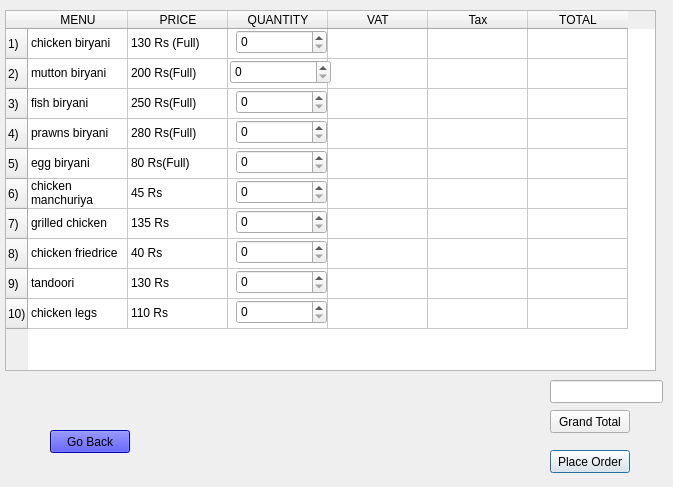
<?xml version="1.0" encoding="UTF-8"?>
<ui version="4.0">
 <class>NonvegDialog</class>
 <widget class="QDialog" name="NonvegDialog">
  <property name="geometry">
   <rect>
    <x>0</x>
    <y>0</y>
    <width>673</width>
    <height>487</height>
   </rect>
  </property>
  <property name="windowTitle">
   <string>Dialog</string>
  </property>
  <widget class="QTableWidget" name="tableWidget">
   <property name="geometry">
    <rect>
     <x>5</x>
     <y>10</y>
     <width>651</width>
     <height>361</height>
    </rect>
   </property>
   <row>
    <property name="text">
     <string>1)</string>
    </property>
   </row>
   <row>
    <property name="text">
     <string>2)</string>
    </property>
   </row>
   <row>
    <property name="text">
     <string>3)</string>
    </property>
   </row>
   <row>
    <property name="text">
     <string>4)</string>
    </property>
   </row>
   <row>
    <property name="text">
     <string>5)</string>
    </property>
   </row>
   <row>
    <property name="text">
     <string>6)</string>
    </property>
   </row>
   <row>
    <property name="text">
     <string>7)</string>
    </property>
   </row>
   <row>
    <property name="text">
     <string>8)</string>
    </property>
   </row>
   <row>
    <property name="text">
     <string>9)</string>
    </property>
   </row>
   <row>
    <property name="text">
     <string>10)</string>
    </property>
   </row>
   <column>
    <property name="text">
     <string>MENU</string>
    </property>
   </column>
   <column>
    <property name="text">
     <string>PRICE</string>
    </property>
   </column>
   <column>
    <property name="text">
     <string>QUANTITY</string>
    </property>
   </column>
   <column>
    <property name="text">
     <string>VAT</string>
    </property>
   </column>
   <column>
    <property name="text">
     <string>Tax</string>
    </property>
   </column>
   <column>
    <property name="text">
     <string>TOTAL</string>
    </property>
   </column>
   <item row="0" column="0">
    <property name="text">
     <string>chicken biryani</string>
    </property>
   </item>
   <item row="0" column="1">
    <property name="text">
     <string>130 Rs (Full)</string>
    </property>
   </item>
   <item row="1" column="0">
    <property name="text">
     <string>mutton biryani</string>
    </property>
   </item>
   <item row="1" column="1">
    <property name="text">
     <string>200 Rs(Full)</string>
    </property>
   </item>
   <item row="2" column="0">
    <property name="text">
     <string>fish biryani</string>
    </property>
   </item>
   <item row="2" column="1">
    <property name="text">
     <string>250 Rs(Full)</string>
    </property>
   </item>
   <item row="3" column="0">
    <property name="text">
     <string>prawns biryani</string>
    </property>
   </item>
   <item row="3" column="1">
    <property name="text">
     <string>280 Rs(Full)</string>
    </property>
   </item>
   <item row="4" column="0">
    <property name="text">
     <string>egg biryani</string>
    </property>
   </item>
   <item row="4" column="1">
    <property name="text">
     <string>80 Rs(Full)</string>
    </property>
   </item>
   <item row="5" column="0">
    <property name="text">
     <string>chicken manchuriya</string>
    </property>
   </item>
   <item row="5" column="1">
    <property name="text">
     <string>45 Rs</string>
    </property>
   </item>
   <item row="6" column="0">
    <property name="text">
     <string>grilled chicken</string>
    </property>
   </item>
   <item row="6" column="1">
    <property name="text">
     <string>135 Rs</string>
    </property>
   </item>
   <item row="7" column="0">
    <property name="text">
     <string>chicken friedrice</string>
    </property>
   </item>
   <item row="7" column="1">
    <property name="text">
     <string>40 Rs</string>
    </property>
   </item>
   <item row="8" column="0">
    <property name="text">
     <string>tandoori</string>
    </property>
   </item>
   <item row="8" column="1">
    <property name="text">
     <string>130 Rs</string>
    </property>
   </item>
   <item row="9" column="0">
    <property name="text">
     <string>chicken legs </string>
    </property>
   </item>
   <item row="9" column="1">
    <property name="text">
     <string>110 Rs</string>
    </property>
   </item>
  </widget>
  <widget class="QPushButton" name="pushButton_2">
   <property name="geometry">
    <rect>
     <x>550</x>
     <y>450</y>
     <width>80</width>
     <height>23</height>
    </rect>
   </property>
   <property name="text">
    <string>Place Order</string>
   </property>
  </widget>
  <widget class="QPushButton" name="pushButton">
   <property name="geometry">
    <rect>
     <x>550</x>
     <y>410</y>
     <width>80</width>
     <height>23</height>
    </rect>
   </property>
   <property name="text">
    <string>Grand Total</string>
   </property>
  </widget>
  <widget class="QLineEdit" name="lineEdit_non">
   <property name="geometry">
    <rect>
     <x>550</x>
     <y>380</y>
     <width>113</width>
     <height>23</height>
    </rect>
   </property>
  </widget>
  <widget class="QPushButton" name="pushButton_3">
   <property name="geometry">
    <rect>
     <x>50</x>
     <y>430</y>
     <width>80</width>
     <height>23</height>
    </rect>
   </property>
   <property name="styleSheet">
    <string notr="true">background-color: rgb(0, 0, 255);</string>
   </property>
   <property name="text">
    <string>Go Back</string>
   </property>
  </widget>
  <widget class="QSpinBox" name="spinBox">
   <property name="geometry">
    <rect>
     <x>236</x>
     <y>30</y>
     <width>91</width>
     <height>24</height>
    </rect>
   </property>
  </widget>
  <widget class="QSpinBox" name="spinBox_2">
   <property name="geometry">
    <rect>
     <x>230</x>
     <y>60</y>
     <width>101</width>
     <height>24</height>
    </rect>
   </property>
  </widget>
  <widget class="QSpinBox" name="spinBox_3">
   <property name="geometry">
    <rect>
     <x>236</x>
     <y>90</y>
     <width>91</width>
     <height>24</height>
    </rect>
   </property>
  </widget>
  <widget class="QSpinBox" name="spinBox_4">
   <property name="geometry">
    <rect>
     <x>236</x>
     <y>120</y>
     <width>91</width>
     <height>24</height>
    </rect>
   </property>
  </widget>
  <widget class="QSpinBox" name="spinBox_5">
   <property name="geometry">
    <rect>
     <x>236</x>
     <y>150</y>
     <width>91</width>
     <height>24</height>
    </rect>
   </property>
  </widget>
  <widget class="QSpinBox" name="spinBox_6">
   <property name="geometry">
    <rect>
     <x>236</x>
     <y>180</y>
     <width>91</width>
     <height>24</height>
    </rect>
   </property>
  </widget>
  <widget class="QSpinBox" name="spinBox_7">
   <property name="geometry">
    <rect>
     <x>236</x>
     <y>210</y>
     <width>91</width>
     <height>24</height>
    </rect>
   </property>
  </widget>
  <widget class="QSpinBox" name="spinBox_8">
   <property name="geometry">
    <rect>
     <x>236</x>
     <y>240</y>
     <width>91</width>
     <height>24</height>
    </rect>
   </property>
  </widget>
  <widget class="QSpinBox" name="spinBox_9">
   <property name="geometry">
    <rect>
     <x>236</x>
     <y>270</y>
     <width>91</width>
     <height>24</height>
    </rect>
   </property>
  </widget>
  <widget class="QSpinBox" name="spinBox_10">
   <property name="geometry">
    <rect>
     <x>236</x>
     <y>300</y>
     <width>91</width>
     <height>24</height>
    </rect>
   </property>
  </widget>
 </widget>
 <resources/>
 <connections/>
</ui>
